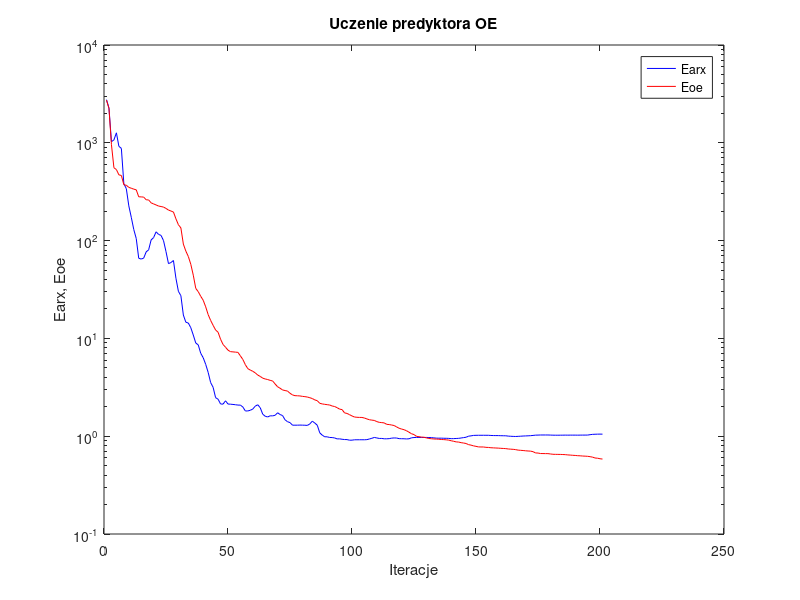
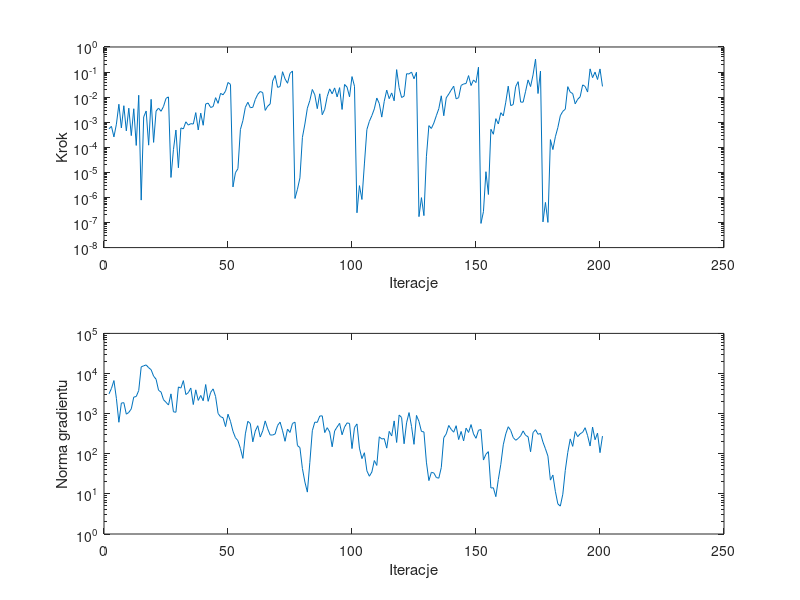

The MATLAB source for these figures, in order:
%uczenie predyktora oe
clear all;
n=0; farx(n+1)=2.761053e+003; foe(n+1)=2.731482e+003; wspucz(n+1)=0.000000e+000; ng(n+1)=0.000000e+000;
%odnowa zmiennej metryki
n=1; farx(n+1)=2.268885e+003; foe(n+1)=2.250207e+003; krok(n+1)=5.440767e-004; ng(n+1)=3.113436e+003;
n=2; farx(n+1)=1.026920e+003; foe(n+1)=9.572358e+002; krok(n+1)=6.847610e-004; ng(n+1)=4.234462e+003;
n=3; farx(n+1)=1.071270e+003; foe(n+1)=5.555575e+002; krok(n+1)=2.594055e-004; ng(n+1)=6.670703e+003;
n=4; farx(n+1)=1.265031e+003; foe(n+1)=5.326350e+002; krok(n+1)=8.374265e-004; ng(n+1)=2.394371e+003;
n=5; farx(n+1)=9.208442e+002; foe(n+1)=4.702479e+002; krok(n+1)=5.208348e-003; ng(n+1)=6.096132e+002;
n=6; farx(n+1)=8.765637e+002; foe(n+1)=4.633912e+002; krok(n+1)=5.928874e-004; ng(n+1)=1.838493e+003;
n=7; farx(n+1)=3.824327e+002; foe(n+1)=3.723827e+002; krok(n+1)=4.546520e-003; ng(n+1)=1.875162e+003;
n=8; farx(n+1)=3.394640e+002; foe(n+1)=3.679618e+002; krok(n+1)=4.526501e-004; ng(n+1)=9.694282e+002;
n=9; farx(n+1)=2.266535e+002; foe(n+1)=3.502457e+002; krok(n+1)=3.621201e-003; ng(n+1)=1.073407e+003;
n=10; farx(n+1)=1.730979e+002; foe(n+1)=3.431568e+002; krok(n+1)=2.921277e-004; ng(n+1)=1.315093e+003;
n=11; farx(n+1)=1.299634e+002; foe(n+1)=3.357671e+002; krok(n+1)=3.442371e-003; ng(n+1)=2.585509e+003;
n=12; farx(n+1)=1.050285e+002; foe(n+1)=3.306903e+002; krok(n+1)=1.185248e-004; ng(n+1)=2.670314e+003;
n=13; farx(n+1)=6.596812e+001; foe(n+1)=2.804466e+002; krok(n+1)=1.189399e-002; ng(n+1)=3.779857e+003;
n=14; farx(n+1)=6.476558e+001; foe(n+1)=2.799126e+002; krok(n+1)=7.832566e-007; ng(n+1)=1.465100e+004;
n=15; farx(n+1)=6.617034e+001; foe(n+1)=2.785200e+002; krok(n+1)=1.620122e-003; ng(n+1)=1.556461e+004;
n=16; farx(n+1)=7.663873e+001; foe(n+1)=2.615597e+002; krok(n+1)=2.804162e-003; ng(n+1)=1.636202e+004;
n=17; farx(n+1)=8.053388e+001; foe(n+1)=2.603897e+002; krok(n+1)=1.215958e-004; ng(n+1)=1.396222e+004;
n=18; farx(n+1)=1.015274e+002; foe(n+1)=2.433097e+002; krok(n+1)=8.174750e-003; ng(n+1)=1.243914e+004;
n=19; farx(n+1)=1.073749e+002; foe(n+1)=2.371102e+002; krok(n+1)=1.568984e-004; ng(n+1)=8.602016e+003;
n=20; farx(n+1)=1.230032e+002; foe(n+1)=2.316003e+002; krok(n+1)=2.774090e-003; ng(n+1)=7.201525e+003;
n=21; farx(n+1)=1.157697e+002; foe(n+1)=2.255856e+002; krok(n+1)=3.660956e-003; ng(n+1)=3.810418e+003;
n=22; farx(n+1)=1.130565e+002; foe(n+1)=2.231146e+002; krok(n+1)=2.722891e-003; ng(n+1)=3.454443e+003;
n=23; farx(n+1)=9.997504e+001; foe(n+1)=2.201444e+002; krok(n+1)=4.258262e-003; ng(n+1)=2.224041e+003;
n=24; farx(n+1)=7.713440e+001; foe(n+1)=2.133066e+002; krok(n+1)=8.928204e-003; ng(n+1)=1.917619e+003;
n=25; farx(n+1)=5.815308e+001; foe(n+1)=2.052108e+002; krok(n+1)=1.021537e-002; ng(n+1)=1.639314e+003;
%odnowa zmiennej metryki
n=26; farx(n+1)=5.967342e+001; foe(n+1)=2.006668e+002; krok(n+1)=6.266053e-006; ng(n+1)=3.109080e+003;
n=27; farx(n+1)=6.255815e+001; foe(n+1)=1.960070e+002; krok(n+1)=8.074766e-005; ng(n+1)=1.110823e+003;
n=28; farx(n+1)=4.125295e+001; foe(n+1)=1.670492e+002; krok(n+1)=4.875677e-004; ng(n+1)=1.083438e+003;
n=29; farx(n+1)=3.029500e+001; foe(n+1)=1.453180e+002; krok(n+1)=1.529320e-005; ng(n+1)=4.630197e+003;
n=30; farx(n+1)=2.732932e+001; foe(n+1)=1.348305e+002; krok(n+1)=5.938901e-004; ng(n+1)=4.333223e+003;
n=31; farx(n+1)=1.732022e+001; foe(n+1)=9.206087e+001; krok(n+1)=5.405350e-004; ng(n+1)=6.651690e+003;
n=32; farx(n+1)=1.463638e+001; foe(n+1)=7.808091e+001; krok(n+1)=1.038427e-003; ng(n+1)=2.992014e+003;
n=33; farx(n+1)=1.435761e+001; foe(n+1)=6.881837e+001; krok(n+1)=7.663457e-004; ng(n+1)=3.337029e+003;
n=34; farx(n+1)=1.285817e+001; foe(n+1)=5.724074e+001; krok(n+1)=8.786586e-004; ng(n+1)=4.356934e+003;
n=35; farx(n+1)=1.081931e+001; foe(n+1)=4.428822e+001; krok(n+1)=8.442236e-004; ng(n+1)=1.685728e+003;
n=36; farx(n+1)=8.968058e+000; foe(n+1)=3.245873e+001; krok(n+1)=2.415320e-003; ng(n+1)=3.920644e+003;
n=37; farx(n+1)=8.585296e+000; foe(n+1)=3.004000e+001; krok(n+1)=4.927090e-004; ng(n+1)=2.134044e+003;
n=38; farx(n+1)=7.044340e+000; foe(n+1)=2.695275e+001; krok(n+1)=2.305594e-003; ng(n+1)=2.842257e+003;
n=39; farx(n+1)=6.345350e+000; foe(n+1)=2.455312e+001; krok(n+1)=7.553219e-004; ng(n+1)=2.094867e+003;
n=40; farx(n+1)=5.433499e+000; foe(n+1)=2.103862e+001; krok(n+1)=5.357205e-003; ng(n+1)=5.313695e+003;
n=41; farx(n+1)=4.493878e+000; foe(n+1)=1.751224e+001; krok(n+1)=5.767896e-003; ng(n+1)=2.029066e+003;
n=42; farx(n+1)=3.534069e+000; foe(n+1)=1.526681e+001; krok(n+1)=3.868579e-003; ng(n+1)=3.385283e+003;
n=43; farx(n+1)=3.160081e+000; foe(n+1)=1.359738e+001; krok(n+1)=4.201739e-003; ng(n+1)=4.144700e+003;
n=44; farx(n+1)=2.477363e+000; foe(n+1)=1.219195e+001; krok(n+1)=9.522959e-003; ng(n+1)=2.661141e+003;
n=45; farx(n+1)=2.389153e+000; foe(n+1)=1.156165e+001; krok(n+1)=5.655154e-003; ng(n+1)=1.008732e+003;
n=46; farx(n+1)=2.136303e+000; foe(n+1)=9.806415e+000; krok(n+1)=1.417782e-002; ng(n+1)=8.381781e+002;
n=47; farx(n+1)=2.127546e+000; foe(n+1)=8.669005e+000; krok(n+1)=1.238474e-002; ng(n+1)=7.908967e+002;
n=48; farx(n+1)=2.301275e+000; foe(n+1)=8.123851e+000; krok(n+1)=1.736512e-002; ng(n+1)=4.758805e+002;
n=49; farx(n+1)=2.132685e+000; foe(n+1)=7.583784e+000; krok(n+1)=3.847317e-002; ng(n+1)=9.681591e+002;
n=50; farx(n+1)=2.124956e+000; foe(n+1)=7.320509e+000; krok(n+1)=3.211609e-002; ng(n+1)=6.410473e+002;
%odnowa zmiennej metryki
n=51; farx(n+1)=2.112168e+000; foe(n+1)=7.280717e+000; krok(n+1)=2.627192e-006; ng(n+1)=3.637595e+002;
n=52; farx(n+1)=2.098184e+000; foe(n+1)=7.238263e+000; krok(n+1)=9.716744e-006; ng(n+1)=2.513459e+002;
n=53; farx(n+1)=2.080448e+000; foe(n+1)=7.196603e+000; krok(n+1)=1.404624e-005; ng(n+1)=2.120622e+002;
n=54; farx(n+1)=2.079663e+000; foe(n+1)=6.625272e+000; krok(n+1)=5.097061e-004; ng(n+1)=1.357848e+002;
n=55; farx(n+1)=1.986925e+000; foe(n+1)=6.082368e+000; krok(n+1)=1.156209e-003; ng(n+1)=7.667421e+001;
n=56; farx(n+1)=1.809994e+000; foe(n+1)=5.381445e+000; krok(n+1)=3.941672e-003; ng(n+1)=3.131959e+002;
n=57; farx(n+1)=1.813436e+000; foe(n+1)=4.900545e+000; krok(n+1)=6.256921e-003; ng(n+1)=6.445298e+002;
n=58; farx(n+1)=1.841224e+000; foe(n+1)=4.746571e+000; krok(n+1)=3.799656e-003; ng(n+1)=5.662596e+002;
n=59; farx(n+1)=1.897365e+000; foe(n+1)=4.608532e+000; krok(n+1)=3.916767e-003; ng(n+1)=1.984877e+002;
n=60; farx(n+1)=2.029663e+000; foe(n+1)=4.441167e+000; krok(n+1)=8.076021e-003; ng(n+1)=3.688720e+002;
n=61; farx(n+1)=2.096567e+000; foe(n+1)=4.216756e+000; krok(n+1)=1.302239e-002; ng(n+1)=5.005954e+002;
n=62; farx(n+1)=1.954114e+000; foe(n+1)=4.086063e+000; krok(n+1)=1.680437e-002; ng(n+1)=2.608452e+002;
n=63; farx(n+1)=1.680405e+000; foe(n+1)=3.920935e+000; krok(n+1)=1.517118e-002; ng(n+1)=3.725941e+002;
n=64; farx(n+1)=1.599197e+000; foe(n+1)=3.849422e+000; krok(n+1)=2.957629e-003; ng(n+1)=6.591689e+002;
n=65; farx(n+1)=1.573720e+000; foe(n+1)=3.796124e+000; krok(n+1)=4.352152e-003; ng(n+1)=4.188083e+002;
n=66; farx(n+1)=1.616756e+000; foe(n+1)=3.724577e+000; krok(n+1)=5.346341e-003; ng(n+1)=2.938095e+002;
n=67; farx(n+1)=1.613940e+000; foe(n+1)=3.669803e+000; krok(n+1)=4.346837e-002; ng(n+1)=2.931713e+002;
n=68; farx(n+1)=1.637001e+000; foe(n+1)=3.420263e+000; krok(n+1)=7.277208e-002; ng(n+1)=3.117121e+002;
n=69; farx(n+1)=1.736415e+000; foe(n+1)=3.200769e+000; krok(n+1)=2.452306e-002; ng(n+1)=5.088124e+002;
n=70; farx(n+1)=1.666368e+000; foe(n+1)=3.092330e+000; krok(n+1)=2.642647e-002; ng(n+1)=6.150885e+002;
n=71; farx(n+1)=1.625804e+000; foe(n+1)=2.971466e+000; krok(n+1)=1.031518e-001; ng(n+1)=3.740634e+002;
n=72; farx(n+1)=1.471627e+000; foe(n+1)=2.929721e+000; krok(n+1)=5.335388e-002; ng(n+1)=2.046381e+002;
n=73; farx(n+1)=1.406659e+000; foe(n+1)=2.894221e+000; krok(n+1)=3.571716e-002; ng(n+1)=4.123504e+002;
n=74; farx(n+1)=1.377092e+000; foe(n+1)=2.748014e+000; krok(n+1)=8.877087e-002; ng(n+1)=3.392094e+002;
n=75; farx(n+1)=1.296262e+000; foe(n+1)=2.643995e+000; krok(n+1)=1.102898e-001; ng(n+1)=5.694321e+002;
%odnowa zmiennej metryki
n=76; farx(n+1)=1.296338e+000; foe(n+1)=2.597183e+000; krok(n+1)=9.081789e-007; ng(n+1)=6.133161e+002;
n=77; farx(n+1)=1.296522e+000; foe(n+1)=2.590446e+000; krok(n+1)=2.125299e-006; ng(n+1)=1.603247e+002;
n=78; farx(n+1)=1.299713e+000; foe(n+1)=2.580868e+000; krok(n+1)=6.035587e-006; ng(n+1)=1.423843e+002;
n=79; farx(n+1)=1.297311e+000; foe(n+1)=2.555120e+000; krok(n+1)=2.478815e-004; ng(n+1)=4.291884e+001;
n=80; farx(n+1)=1.295056e+000; foe(n+1)=2.537997e+000; krok(n+1)=8.467050e-004; ng(n+1)=1.981183e+001;
n=81; farx(n+1)=1.289241e+000; foe(n+1)=2.514383e+000; krok(n+1)=3.625910e-003; ng(n+1)=1.107501e+001;
n=82; farx(n+1)=1.336510e+000; foe(n+1)=2.473831e+000; krok(n+1)=7.366454e-003; ng(n+1)=6.099609e+001;
n=83; farx(n+1)=1.424755e+000; foe(n+1)=2.426772e+000; krok(n+1)=2.024365e-002; ng(n+1)=3.749811e+002;
n=84; farx(n+1)=1.362878e+000; foe(n+1)=2.350171e+000; krok(n+1)=1.238677e-002; ng(n+1)=6.151703e+002;
n=85; farx(n+1)=1.294885e+000; foe(n+1)=2.306787e+000; krok(n+1)=3.478135e-003; ng(n+1)=6.054541e+002;
n=86; farx(n+1)=1.082093e+000; foe(n+1)=2.169621e+000; krok(n+1)=1.360507e-002; ng(n+1)=8.716876e+002;
n=87; farx(n+1)=1.024855e+000; foe(n+1)=2.138524e+000; krok(n+1)=1.982946e-003; ng(n+1)=8.811880e+002;
n=88; farx(n+1)=9.869306e-001; foe(n+1)=2.117426e+000; krok(n+1)=3.286413e-003; ng(n+1)=3.373525e+002;
n=89; farx(n+1)=9.856245e-001; foe(n+1)=2.101528e+000; krok(n+1)=1.053841e-002; ng(n+1)=4.465723e+002;
n=90; farx(n+1)=9.704479e-001; foe(n+1)=2.083780e+000; krok(n+1)=2.138537e-002; ng(n+1)=3.499583e+002;
n=91; farx(n+1)=9.688431e-001; foe(n+1)=2.036145e+000; krok(n+1)=1.355378e-002; ng(n+1)=1.490940e+002;
n=92; farx(n+1)=9.597645e-001; foe(n+1)=2.011406e+000; krok(n+1)=2.334578e-002; ng(n+1)=3.705822e+002;
n=93; farx(n+1)=9.383650e-001; foe(n+1)=1.956717e+000; krok(n+1)=1.024683e-002; ng(n+1)=4.655019e+002;
n=94; farx(n+1)=9.394884e-001; foe(n+1)=1.892341e+000; krok(n+1)=2.392889e-002; ng(n+1)=5.739660e+002;
n=95; farx(n+1)=9.304624e-001; foe(n+1)=1.870208e+000; krok(n+1)=3.225080e-003; ng(n+1)=2.969907e+002;
n=96; farx(n+1)=9.244267e-001; foe(n+1)=1.731131e+000; krok(n+1)=3.209254e-002; ng(n+1)=4.626718e+002;
n=97; farx(n+1)=9.233516e-001; foe(n+1)=1.709400e+000; krok(n+1)=2.512560e-002; ng(n+1)=5.879151e+002;
n=98; farx(n+1)=9.102726e-001; foe(n+1)=1.660145e+000; krok(n+1)=1.033570e-002; ng(n+1)=5.693279e+002;
n=99; farx(n+1)=9.110405e-001; foe(n+1)=1.611367e+000; krok(n+1)=6.601690e-002; ng(n+1)=1.345463e+002;
n=100; farx(n+1)=9.191932e-001; foe(n+1)=1.571311e+000; krok(n+1)=2.721013e-002; ng(n+1)=4.494219e+002;
%odnowa zmiennej metryki
n=101; farx(n+1)=9.192145e-001; foe(n+1)=1.560951e+000; krok(n+1)=2.446856e-007; ng(n+1)=5.539223e+002;
n=102; farx(n+1)=9.197832e-001; foe(n+1)=1.556135e+000; krok(n+1)=2.956550e-006; ng(n+1)=1.380533e+002;
n=103; farx(n+1)=9.198138e-001; foe(n+1)=1.555688e+000; krok(n+1)=8.289387e-007; ng(n+1)=7.570051e+001;
n=104; farx(n+1)=9.194827e-001; foe(n+1)=1.534114e+000; krok(n+1)=2.167257e-005; ng(n+1)=1.060950e+002;
n=105; farx(n+1)=9.222663e-001; foe(n+1)=1.501554e+000; krok(n+1)=5.113081e-004; ng(n+1)=3.762194e+001;
n=106; farx(n+1)=9.364150e-001; foe(n+1)=1.473680e+000; krok(n+1)=1.085320e-003; ng(n+1)=2.754362e+001;
n=107; farx(n+1)=9.521202e-001; foe(n+1)=1.460133e+000; krok(n+1)=1.830478e-003; ng(n+1)=3.502976e+001;
n=108; farx(n+1)=9.713014e-001; foe(n+1)=1.449508e+000; krok(n+1)=3.401267e-003; ng(n+1)=6.770832e+001;
n=109; farx(n+1)=9.596980e-001; foe(n+1)=1.410321e+000; krok(n+1)=9.222377e-003; ng(n+1)=5.120683e+001;
n=110; farx(n+1)=9.485721e-001; foe(n+1)=1.385681e+000; krok(n+1)=5.548179e-003; ng(n+1)=2.643978e+002;
n=111; farx(n+1)=9.489489e-001; foe(n+1)=1.377264e+000; krok(n+1)=1.599528e-003; ng(n+1)=2.339310e+002;
n=112; farx(n+1)=9.406487e-001; foe(n+1)=1.367435e+000; krok(n+1)=6.819101e-003; ng(n+1)=2.388653e+002;
n=113; farx(n+1)=9.408642e-001; foe(n+1)=1.321804e+000; krok(n+1)=1.910413e-002; ng(n+1)=1.381486e+002;
n=114; farx(n+1)=9.444076e-001; foe(n+1)=1.315817e+000; krok(n+1)=8.682561e-003; ng(n+1)=3.612016e+002;
n=115; farx(n+1)=9.554605e-001; foe(n+1)=1.300932e+000; krok(n+1)=1.473291e-002; ng(n+1)=2.776072e+002;
n=116; farx(n+1)=9.599719e-001; foe(n+1)=1.285808e+000; krok(n+1)=7.152527e-003; ng(n+1)=6.588713e+002;
n=117; farx(n+1)=9.578695e-001; foe(n+1)=1.243447e+000; krok(n+1)=1.252004e-001; ng(n+1)=1.912722e+002;
n=118; farx(n+1)=9.439258e-001; foe(n+1)=1.205839e+000; krok(n+1)=2.378377e-002; ng(n+1)=9.244896e+002;
n=119; farx(n+1)=9.425341e-001; foe(n+1)=1.183360e+000; krok(n+1)=9.659422e-003; ng(n+1)=8.029482e+002;
n=120; farx(n+1)=9.417371e-001; foe(n+1)=1.165253e+000; krok(n+1)=1.097075e-002; ng(n+1)=1.775245e+002;
n=121; farx(n+1)=9.373142e-001; foe(n+1)=1.136444e+000; krok(n+1)=8.589342e-002; ng(n+1)=5.897262e+002;
n=122; farx(n+1)=9.413171e-001; foe(n+1)=1.097957e+000; krok(n+1)=8.386628e-002; ng(n+1)=1.062065e+003;
n=123; farx(n+1)=9.633510e-001; foe(n+1)=1.059671e+000; krok(n+1)=1.001107e-001; ng(n+1)=4.809757e+002;
n=124; farx(n+1)=9.689338e-001; foe(n+1)=1.038869e+000; krok(n+1)=5.405940e-002; ng(n+1)=1.718451e+002;
n=125; farx(n+1)=9.716699e-001; foe(n+1)=9.967142e-001; krok(n+1)=9.790078e-002; ng(n+1)=9.026838e+002;
%odnowa zmiennej metryki
n=126; farx(n+1)=9.716207e-001; foe(n+1)=9.888940e-001; krok(n+1)=1.716348e-007; ng(n+1)=6.391231e+002;
n=127; farx(n+1)=9.713493e-001; foe(n+1)=9.780414e-001; krok(n+1)=9.831143e-007; ng(n+1)=3.602205e+002;
n=128; farx(n+1)=9.712353e-001; foe(n+1)=9.755935e-001; krok(n+1)=1.883884e-007; ng(n+1)=3.498595e+002;
n=129; farx(n+1)=9.713166e-001; foe(n+1)=9.615068e-001; krok(n+1)=4.204485e-005; ng(n+1)=6.184028e+001;
n=130; farx(n+1)=9.694475e-001; foe(n+1)=9.478293e-001; krok(n+1)=7.315478e-004; ng(n+1)=2.143659e+001;
n=131; farx(n+1)=9.674634e-001; foe(n+1)=9.419594e-001; krok(n+1)=5.617933e-004; ng(n+1)=3.446123e+001;
n=132; farx(n+1)=9.615040e-001; foe(n+1)=9.366124e-001; krok(n+1)=9.247269e-004; ng(n+1)=3.319105e+001;
n=133; farx(n+1)=9.557523e-001; foe(n+1)=9.342900e-001; krok(n+1)=1.812955e-003; ng(n+1)=2.559086e+001;
n=134; farx(n+1)=9.543768e-001; foe(n+1)=9.311201e-001; krok(n+1)=3.460440e-003; ng(n+1)=2.461631e+001;
n=135; farx(n+1)=9.550633e-001; foe(n+1)=9.253314e-001; krok(n+1)=1.129495e-002; ng(n+1)=4.538414e+001;
n=136; farx(n+1)=9.525660e-001; foe(n+1)=9.231163e-001; krok(n+1)=1.812955e-003; ng(n+1)=2.515519e+002;
n=137; farx(n+1)=9.520440e-001; foe(n+1)=9.184106e-001; krok(n+1)=9.393654e-003; ng(n+1)=3.133204e+002;
n=138; farx(n+1)=9.498468e-001; foe(n+1)=9.118844e-001; krok(n+1)=1.321323e-002; ng(n+1)=5.073295e+002;
n=139; farx(n+1)=9.434931e-001; foe(n+1)=8.983788e-001; krok(n+1)=1.916842e-002; ng(n+1)=4.054097e+002;
n=140; farx(n+1)=9.446418e-001; foe(n+1)=8.871238e-001; krok(n+1)=2.735309e-002; ng(n+1)=3.448013e+002;
n=141; farx(n+1)=9.477731e-001; foe(n+1)=8.746653e-001; krok(n+1)=8.533243e-003; ng(n+1)=5.004075e+002;
n=142; farx(n+1)=9.509620e-001; foe(n+1)=8.709978e-001; krok(n+1)=9.564855e-003; ng(n+1)=2.259209e+002;
n=143; farx(n+1)=9.586810e-001; foe(n+1)=8.589334e-001; krok(n+1)=2.928765e-002; ng(n+1)=3.597369e+002;
n=144; farx(n+1)=9.679269e-001; foe(n+1)=8.514143e-001; krok(n+1)=3.347423e-002; ng(n+1)=2.095804e+002;
n=145; farx(n+1)=9.759561e-001; foe(n+1)=8.420472e-001; krok(n+1)=3.497807e-002; ng(n+1)=4.348928e+002;
n=146; farx(n+1)=1.001085e+000; foe(n+1)=8.200738e-001; krok(n+1)=7.233428e-002; ng(n+1)=3.395640e+002;
n=147; farx(n+1)=1.008129e+000; foe(n+1)=8.104366e-001; krok(n+1)=2.900728e-002; ng(n+1)=5.335052e+002;
n=148; farx(n+1)=1.018843e+000; foe(n+1)=7.966597e-001; krok(n+1)=4.842911e-002; ng(n+1)=3.124633e+002;
n=149; farx(n+1)=1.021173e+000; foe(n+1)=7.874470e-001; krok(n+1)=3.805310e-002; ng(n+1)=2.428378e+002;
n=150; farx(n+1)=1.022079e+000; foe(n+1)=7.773897e-001; krok(n+1)=1.568337e-001; ng(n+1)=3.841372e+002;
%odnowa zmiennej metryki
n=151; farx(n+1)=1.022083e+000; foe(n+1)=7.759798e-001; krok(n+1)=9.207087e-008; ng(n+1)=4.026143e+002;
n=152; farx(n+1)=1.022081e+000; foe(n+1)=7.758866e-001; krok(n+1)=2.708548e-007; ng(n+1)=6.975928e+001;
n=153; farx(n+1)=1.021850e+000; foe(n+1)=7.693124e-001; krok(n+1)=1.061240e-005; ng(n+1)=9.709679e+001;
n=154; farx(n+1)=1.021716e+000; foe(n+1)=7.675659e-001; krok(n+1)=1.310779e-006; ng(n+1)=1.128161e+002;
n=155; farx(n+1)=1.017606e+000; foe(n+1)=7.622089e-001; krok(n+1)=5.226755e-004; ng(n+1)=1.402988e+001;
n=156; farx(n+1)=1.015464e+000; foe(n+1)=7.599582e-001; krok(n+1)=3.310624e-004; ng(n+1)=1.420827e+001;
n=157; farx(n+1)=1.014852e+000; foe(n+1)=7.574674e-001; krok(n+1)=1.387045e-003; ng(n+1)=8.533504e+000;
n=158; farx(n+1)=1.014573e+000; foe(n+1)=7.553938e-001; krok(n+1)=8.503167e-004; ng(n+1)=2.275843e+001;
n=159; farx(n+1)=1.011944e+000; foe(n+1)=7.518202e-001; krok(n+1)=2.394037e-003; ng(n+1)=5.446709e+001;
n=160; farx(n+1)=1.010673e+000; foe(n+1)=7.494252e-001; krok(n+1)=1.788132e-003; ng(n+1)=1.674542e+002;
n=161; farx(n+1)=1.009866e+000; foe(n+1)=7.466074e-001; krok(n+1)=6.273397e-003; ng(n+1)=3.122487e+002;
n=162; farx(n+1)=1.002208e+000; foe(n+1)=7.403684e-001; krok(n+1)=2.741202e-002; ng(n+1)=4.714663e+002;
n=163; farx(n+1)=9.983669e-001; foe(n+1)=7.369364e-001; krok(n+1)=4.587536e-003; ng(n+1)=3.809391e+002;
n=164; farx(n+1)=9.953086e-001; foe(n+1)=7.341593e-001; krok(n+1)=5.060913e-003; ng(n+1)=2.544099e+002;
n=165; farx(n+1)=9.934662e-001; foe(n+1)=7.287669e-001; krok(n+1)=2.643052e-002; ng(n+1)=2.171376e+002;
n=166; farx(n+1)=9.966147e-001; foe(n+1)=7.205657e-001; krok(n+1)=4.138006e-002; ng(n+1)=2.399147e+002;
n=167; farx(n+1)=1.000129e+000; foe(n+1)=7.171167e-001; krok(n+1)=6.349841e-003; ng(n+1)=2.803719e+002;
n=168; farx(n+1)=1.004065e+000; foe(n+1)=7.139345e-001; krok(n+1)=6.303106e-003; ng(n+1)=3.709525e+002;
n=169; farx(n+1)=1.006707e+000; foe(n+1)=7.093322e-001; krok(n+1)=1.716139e-002; ng(n+1)=2.879889e+002;
n=170; farx(n+1)=1.009202e+000; foe(n+1)=7.060159e-001; krok(n+1)=4.857442e-002; ng(n+1)=2.658808e+002;
n=171; farx(n+1)=1.012593e+000; foe(n+1)=7.035188e-001; krok(n+1)=2.643052e-002; ng(n+1)=1.120434e+002;
n=172; farx(n+1)=1.018295e+000; foe(n+1)=6.947134e-001; krok(n+1)=7.727538e-002; ng(n+1)=3.371248e+002;
n=173; farx(n+1)=1.025132e+000; foe(n+1)=6.743064e-001; krok(n+1)=3.278985e-001; ng(n+1)=3.977178e+002;
n=174; farx(n+1)=1.026413e+000; foe(n+1)=6.728701e-001; krok(n+1)=1.394089e-002; ng(n+1)=3.061509e+002;
n=175; farx(n+1)=1.028939e+000; foe(n+1)=6.650905e-001; krok(n+1)=1.096481e-001; ng(n+1)=3.202065e+002;
%odnowa zmiennej metryki
n=176; farx(n+1)=1.028941e+000; foe(n+1)=6.646162e-001; krok(n+1)=1.059481e-007; ng(n+1)=1.954309e+002;
n=177; farx(n+1)=1.028967e+000; foe(n+1)=6.636944e-001; krok(n+1)=6.334136e-007; ng(n+1)=1.329207e+002;
n=178; farx(n+1)=1.028969e+000; foe(n+1)=6.636215e-001; krok(n+1)=1.011506e-007; ng(n+1)=8.739074e+001;
n=179; farx(n+1)=1.026927e+000; foe(n+1)=6.583508e-001; krok(n+1)=2.026610e-004; ng(n+1)=2.206768e+001;
n=180; farx(n+1)=1.024593e+000; foe(n+1)=6.533239e-001; krok(n+1)=8.126074e-005; ng(n+1)=2.946646e+001;
n=181; farx(n+1)=1.023812e+000; foe(n+1)=6.522850e-001; krok(n+1)=2.630324e-004; ng(n+1)=1.157191e+001;
n=182; farx(n+1)=1.023523e+000; foe(n+1)=6.517992e-001; krok(n+1)=6.115046e-004; ng(n+1)=5.636271e+000;
n=183; farx(n+1)=1.024514e+000; foe(n+1)=6.510520e-001; krok(n+1)=1.810600e-003; ng(n+1)=4.958047e+000;
n=184; farx(n+1)=1.024720e+000; foe(n+1)=6.497283e-001; krok(n+1)=2.716773e-003; ng(n+1)=9.792036e+000;
n=185; farx(n+1)=1.026141e+000; foe(n+1)=6.479102e-001; krok(n+1)=3.303815e-003; ng(n+1)=3.855459e+001;
n=186; farx(n+1)=1.024841e+000; foe(n+1)=6.437237e-001; krok(n+1)=2.617232e-002; ng(n+1)=1.078306e+002;
n=187; farx(n+1)=1.026014e+000; foe(n+1)=6.413106e-001; krok(n+1)=1.586441e-002; ng(n+1)=2.344190e+002;
n=188; farx(n+1)=1.025566e+000; foe(n+1)=6.378911e-001; krok(n+1)=1.381076e-002; ng(n+1)=1.526985e+002;
n=189; farx(n+1)=1.025877e+000; foe(n+1)=6.357102e-001; krok(n+1)=5.400718e-003; ng(n+1)=3.575219e+002;
n=190; farx(n+1)=1.024726e+000; foe(n+1)=6.319758e-001; krok(n+1)=8.202462e-003; ng(n+1)=2.665329e+002;
n=191; farx(n+1)=1.026062e+000; foe(n+1)=6.303692e-001; krok(n+1)=1.034736e-002; ng(n+1)=3.153032e+002;
n=192; farx(n+1)=1.026363e+000; foe(n+1)=6.268976e-001; krok(n+1)=3.076926e-002; ng(n+1)=3.426278e+002;
n=193; farx(n+1)=1.026759e+000; foe(n+1)=6.252554e-001; krok(n+1)=2.680031e-002; ng(n+1)=4.455377e+002;
n=194; farx(n+1)=1.026910e+000; foe(n+1)=6.228793e-001; krok(n+1)=1.598198e-002; ng(n+1)=2.827201e+002;
n=195; farx(n+1)=1.036662e+000; foe(n+1)=6.177828e-001; krok(n+1)=1.338969e-001; ng(n+1)=1.560160e+002;
n=196; farx(n+1)=1.044200e+000; foe(n+1)=6.106824e-001; krok(n+1)=5.983917e-002; ng(n+1)=4.617607e+002;
n=197; farx(n+1)=1.047270e+000; foe(n+1)=5.986127e-001; krok(n+1)=9.963479e-002; ng(n+1)=2.233942e+002;
n=198; farx(n+1)=1.049262e+000; foe(n+1)=5.955551e-001; krok(n+1)=5.051878e-002; ng(n+1)=3.266339e+002;
n=199; farx(n+1)=1.050634e+000; foe(n+1)=5.882889e-001; krok(n+1)=1.331836e-001; ng(n+1)=1.065573e+002;
n=200; farx(n+1)=1.049240e+000; foe(n+1)=5.837796e-001; krok(n+1)=2.674687e-002; ng(n+1)=2.756967e+002;

figure; semilogy(farx,'b'); hold on; semilogy(foe,'r'); xlabel('Iteracje'); ylabel('Earx, Eoe'); legend('Earx','Eoe'); title('Uczenie predyktora OE');
figure; subplot(2,1,1); semilogy(krok); xlabel('Iteracje'); ylabel('Krok');
subplot(2,1,2); semilogy(ng); xlabel('Iteracje'); ylabel('Norma gradientu');
Earx=farx(n+1)
Eoe=foe(n+1)
